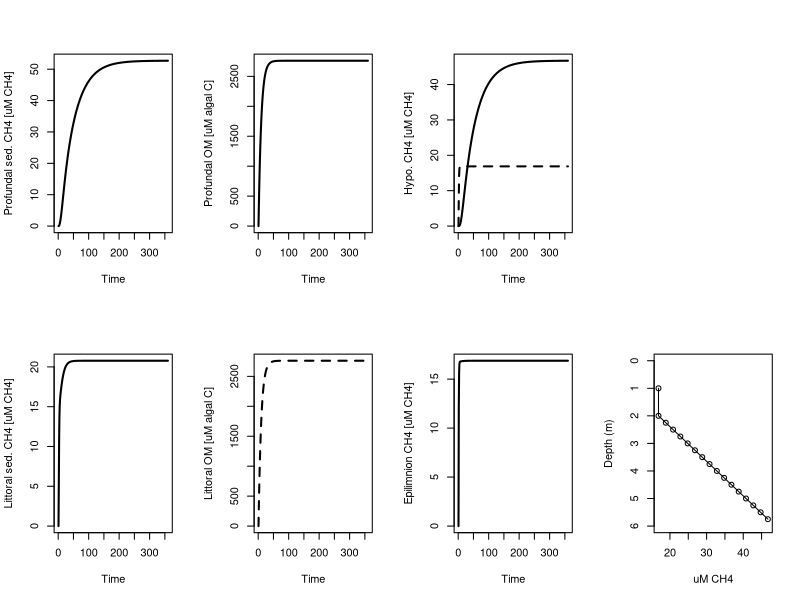

Generate this figure with R:
##### Simplest CH4 ecosystem model
##### 11-10-14
##### WEW & SEJ

rm(list=ls())

library(deSolve)

#### set up ordinary differential equations (ODEs) in function for deSolve to use for each time step
	# State variables:
	#	1 to (n-1): vector of CH4 in hypolimnion layers
	#	n: CH4 in epilimnion

timeStepCH4<-function(time,y,params,As,Vs){
	with(as.list(params),{
		# state variables
		H=y[1:N]	# CH4 in hypolimnion
		P=y[(N+1)]
		Psom=y[(N+2)]	# sediment organic matter in profundal sediment
		L=y[(N+3)]	# CH4 in littoral sediment
		Lsom=y[(N+4)]	# sediment organic matter in littoral sediment
		E=y[(N+5)]	# CH4 in epilimnion
	
		dH.dt=numeric(N)
	
		# forcing data
		GPP=varied_GPP(time)
		atmCH4=varied_atmCH4(time)
		k=varied_k(time)
		
		#dP.dt=production-diffusion; assuming no ebullition
		#		production=f(Psom,yield)
		#		diffusion=f(H,Pdiff)
		dP.dt=maxPsomUptake*Psom/(kPprod*(As[1]*activeLayerDepth)+Psom)*Psom*yield-(1/deltaZ)*Pdiff*(P/(As[1]*activeLayerDepth)-H[1]/Vs[1])*As[1]
		#dPsom.dt=settling material-conversion to methane-permanent burial
		#		settling=f(GPP,settling)
		#		conversion=f(Psom)
		#		burial=f(Psom)
		dPsom.dt=As[1]*GPP*zmix*sed-maxPsomUptake*Psom/(kPprod*(As[1]*activeLayerDepth)+Psom)*Psom-Psom*permBuryP
		#dH.dt=diffusion; assuming no ebullition
		#		diffusion=f(H,Dt)
		dH.dt[1]=(1/deltaZ)*(Pdiff*(P/(As[1]*activeLayerDepth)-H[1]/Vs[1])*As[1]+Hdiff*(H[2]/Vs[2]-H[1]/Vs[1])*As[2])
		for(i in 2:(N-1)){
			dH.dt[i]=(1/deltaZ)*Hdiff*((H[(i+1)]/Vs[(i+1)]-H[i]/Vs[i])*As[(i+1)]+(H[(i-1)]/Vs[(i-1)]-H[i]/Vs[i])*As[i])
		}
		dH.dt[N]=(1/deltaZ)*Hdiff*((E/Vs[(N+1)]-H[N]/Vs[N])*As[(N+1)]+(H[(N-1)]/Vs[N-1]-H[i]/Vs[i])*As[N])
		#dL.dt=production-diffusion-ebullition
		#		production=f(Lsom,yield)
		#		diffusion=f(E,L,???)
		#		ebullition=f(L,???)
		dL.dt=maxLsomUptake*Lsom/(kLprod*(As[(N+2)]*activeLayerDepth)+Lsom)*Lsom*yield-(1/deltaZ)*Ldiff*(L/(As[(N+2)]*activeLayerDepth)-E/Vs[(N+1)])*As[(N+2)]-ebull*L
		#dLsom.dt=settling material - conversion to methane - permanent burial
		#		settling=f(GPP,settling)
		#		conversion=f(Lsom)
		#		burial=f(Lsom)
		dLsom.dt=As[(N+2)]*GPP*zmix*sed-maxLsomUptake*Lsom/(kLprod*(As[(N+2)]*activeLayerDepth)+Lsom)*Lsom-Lsom*permBuryL
		#dEdt=production+diffusion (littoral and profundal)-atm. diffusion-oxidation
		#		production=f(GPP)????
		#		diffusion=f(E,L,P,???)
		#		atm. diffusion=f(E,atm)
		#		oxidation=f(E)
		dE.dt=GPP*Eprod*Vs[(N+1)]+(1/deltaZ)*Hdiff*(E/Vs[(N+1)]-H[N]/Vs[N])*As[(N+1)]+(1/deltaZ)*Ldiff*(L/(As[(N+2)]*activeLayerDepth)-E/Vs[(N+1)])*As[(N+2)]-k*(E/Vs[(N+1)]-atmCH4)*As[(N+3)]-oxE*E
		
		list(c(dH.dt,dP.dt,dPsom.dt,dL.dt,dLsom.dt,dE.dt))
	})
}


#### Parameters
zmax=6
zmix=2	# Mixed layer depth of lake; [m]
deltaZ=0.25					# hypolimnion slice thickness; [m]
N=(zmax-zmix)/deltaZ			# number of hypolimnion slices;
activeLayerDepth=0.2	# Active layer depth of sediments; [m]
Pdiff=0.05		# diffusivity; [m2 d-1]
Hdiff=0.15		# diffusivity; [m2 d-1]
sed=0.3		# Proportion of areal GPP that settles to sediments; []
maxPsomUptake=0.04	# Maximum rate of Psom uptake; [d-1]
kPprod=10		# half-saturation constant for methane production in profundal; [mol algal C m-3]
maxLsomUptake=0.04	# Maximum rate of Psom uptake; [d-1]
kLprod=10		# half-saturation constant for methane production in profundal; [mol algal C m-3]
permBuryP=0.1	# permanent burial of Psom; [d-1]
permBuryL=0.1	# permanent burial of Lsom; [d-1]
yield=0.25		# Molar yield of CH4 from algal C; [mol CH4 (mol algal C)-1]
Ldiff=0.05		# diffusivity; [m2 d-1]
ebull=0.1		# Fraction of production released as ebullition [d-1] -> could be a more complex function that causes ebullition at a critical saturating concentration; could also be probabalistic
Eprod=0.0001	# Epilimnetic CH4 production per unit GPP; [mol CH4 (mol C)-1]
oxE=0.99		# Fraction of epilimnion CH4 lost to oxidation; [d-1]

# for now an upside-down tophat shaped lake with radius of pelagic=900 m, and littoral zone 100 m wide
As=c(rep(pi*900^2,N+1),(pi*1000^2-pi*900^2),pi*1000^2)		# interface areas; [m2]
Vs=c(rep(pi*900^2*deltaZ,N),pi*1000^2*zmix)		# layer volumes; [m3]

params=c(activeLayerDepth=activeLayerDepth,deltaZ=deltaZ,N=16,Pdiff=Pdiff,Hdiff=Hdiff,zmix=zmix,sed=sed,maxPsomUptake=maxPsomUptake,kPprod=kPprod,maxLsomUptake=maxLsomUptake,kLprod=kLprod,permBuryP=permBuryP,permBuryL=permBuryL,yield=yield,Ldiff=Ldiff,ebull=ebull,Eprod=Eprod,oxE)



#### forcing data (GPP, atmCH4, k) and run parameters
nTimeSteps=360
t.s=1:nTimeSteps

# Could load observations, model output, or set to a constant
constant_GPP=0.1	# [mol C m-3 d-1]Jake says this is average for morris --> Stuart will remember how to do this dynamically
constant_atmCH4=0.1	# [mol CH4 m-3]Will thinks this is about right --> We can check this and use whatever the global average is
constant_k=0.4	# [m d-1]using a decent number for UNDERC lakes

obs_GPP=NULL	# can be set to two column matrix with simulation timestep in first column and observed/modeled GPP [mol C m-3 d-1] in second column
obs_atmCH4=NULL	# can be set to two column matrix with simulation timestep in first column and observed/modeled atmCH4 [mol CH4 m-3] in second column
obs_k=NULL	# can be set to two column matrix with simulation timestep in first column and observed/modeled k [m d-1] in second column

# generate approxfun functions for use in model integration
if(is.null(obs_GPP)){
	varied_GPP=approxfun(x=1:nTimeSteps,y=rep(constant_GPP,nTimeSteps),method="linear",rule=2)
}else{
	varied_GPP=approxfun(x=obsGPP[,1],y=obs_GPP[,2],method="linear",rule=2)
}
if(is.null(obs_atmCH4)){
	varied_atmCH4=approxfun(x=1:nTimeSteps,y=rep(constant_atmCH4,nTimeSteps),method="linear",rule=2)
}else{
	varied_atmCH4=approxfun(x=obs_atmCH4[,1],y=obs_atmCH4[,2],method="linear",rule=2)
}
if(is.null(obs_k)){
	varied_k=approxfun(x=1:nTimeSteps,y=rep(constant_k,nTimeSteps),method="linear",rule=2)
}else{
	varied_k=approxfun(x=obs_k[,1],y=obs_k[,2],method="linear",rule=2)
}


# initial values
init=rep(0,(N+5))		# [mol CH4] starting all the same (sort of like after mixis); 200 uM
	
#### integrate model
out=ode(y=init,times=t.s,func=timeStepCH4,parms=params,As=As,Vs=Vs)

#### plot output
profundalSedV=As[1]*activeLayerDepth
littoralSedV=As[(N+2)]*activeLayerDepth

# generate concentration data in uM CH4
outConc=out
outConc[,2:(N+1)]=out[,2:(N+1)]/Vs[1:N]*1000
outConc[,(N+2)]=out[,(N+2)]/profundalSedV*1000
outConc[,(N+3)]=out[,(N+3)]/profundalSedV*1000
outConc[,(N+4)]=out[,(N+4)]/littoralSedV*1000
outConc[,(N+5)]=out[,(N+5)]/littoralSedV*1000
outConc[,(N+6)]=out[,(N+6)]/Vs[(N+1)]*1000

dev.new()
par(mfrow=c(2,4))
plot(outConc[,1],outConc[,(N+2)],type='l',lwd=2,xlab="Time",ylab="Profundal sed. CH4 [uM CH4]",col='black')
plot(outConc[,1],outConc[,(N+3)],type='l',lwd=2,xlab="Time",ylab="Profundal OM [uM algal C]",col='black')
plot(outConc[,1],outConc[,2],type='l',lwd=2,xlab="Time",ylab="Hypo. CH4 [uM CH4]",col='black',ylim=range(outConc[,2:(N+1)]))
lines(outConc[,1],outConc[,(N+1)],lty=2,lwd=2)
plot(1,1,cex=0,axes=FALSE,xlab="",ylab="")
plot(outConc[,1],outConc[,(N+4)],type='l',lwd=2,xlab="Time",ylab="Littoral sed. CH4 [uM CH4]",col='black')
plot(outConc[,1],outConc[,(N+5)],type='l',lwd=2,xlab="Time",ylab="Littoral OM [uM algal C]",col='black',lty=2)
plot(outConc[,1],outConc[,(N+6)],type='l',lwd=2,xlab="Time",ylab="Epilimnion CH4 [uM CH4]",col='black')
plot(outConc[nTimeSteps,c(2:(N+1),(N+6))],c(seq((zmax-deltaZ),zmix,-deltaZ),zmix/2),type='o',ylim=c(zmax,0),ylab="Depth (m)",xlab="uM CH4")
